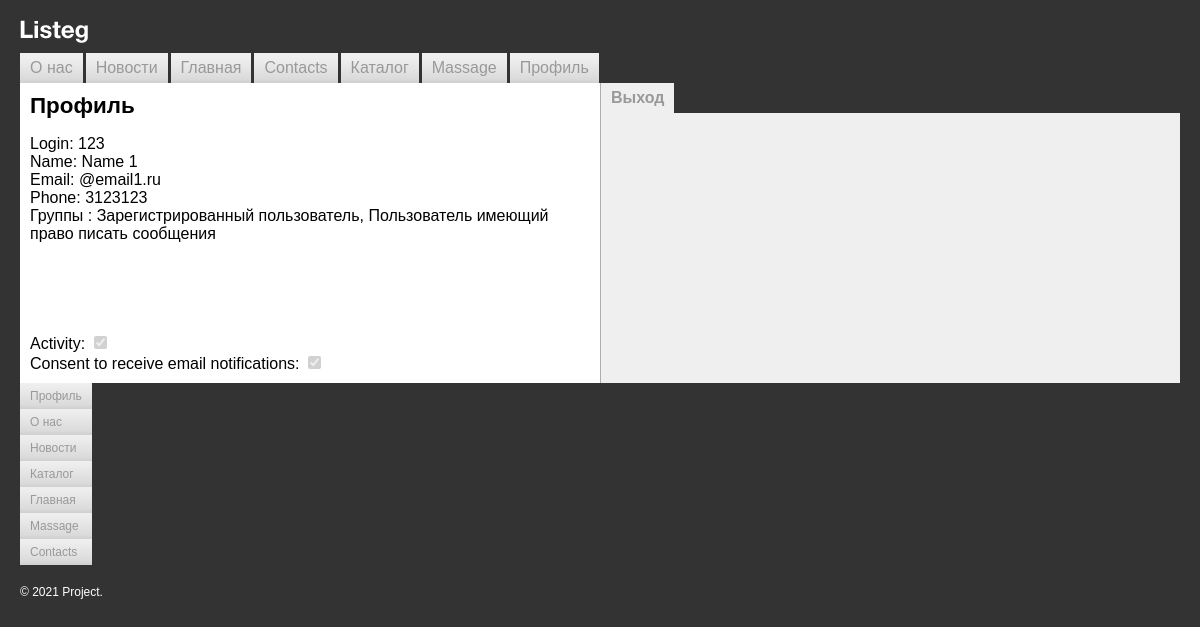
The app's page /route/Profile/index.php (signed in) with its own data.
### tables this page shows
CREATE TABLE `users` (
  `id` int NOT NULL AUTO_INCREMENT,
  `login` varchar(255) NOT NULL,
  `password` varchar(255) NOT NULL,
  `name` varchar(255) NOT NULL,
  `email` varchar(255) NOT NULL,
  `phone` varchar(255) NOT NULL,
  `activity` tinyint NOT NULL,
  `consent_to_receive_email_notifications` tinyint NOT NULL,
  PRIMARY KEY (`id`)
);

### include/success.php (called while the page is built, shortened)
<?php
$success = false;
$serverName = 'localhost';
$userName = 'root';
$userPassword = '123123';
$dbName = 'mysql';
$connection = mysqli_connect($serverName, $userName, $userPassword, $dbName);
if (mysqli_connect_errno()) {
	echo mysqli_error($connection);
} else {
	$result = mysqli_query($connection, "select login, password from lessons.users");
	while($row = mysqli_fetch_assoc($result)) {
		$logins[] = $row;
	}
}
foreach($logins as $key) {
	if (!empty ($_SESSION)) {
		if ($_SESSION['login'] == $key['login'] and $_SESSION['password'] == $key['password']) {
			$success = true;
		} else {
			$success = false;
		}
	}
	if ($success) {
		return $success;
		break;
	}
}
?>

### route/Profile/index.php (the view)
<?php
include $_SERVER['DOCUMENT_ROOT'] . '/templates /header.php';
function profile($connection) {
	if (mysqli_connect_errno()) {
		echo mysqli_error($connection);
	} else {
		$result = mysqli_query($connection,
		"SELECT u.*, g.name AS group_name FROM lessons.users AS u
		LEFT JOIN lessons.groups AS g ON u.id = g.user_id;");
		while($row = mysqli_fetch_assoc($result)) {
			if($row['login'] == $_SESSION['login']){
				$login = $row['login'];
				$name = $row['name'];
				$email = $row['email'];
				$phone = $row['phone'];
				$activity = $row['activity'];
				$receiveEmail = $row['consent_to_receive_email_notifications'];
				$groups[] = $row['group_name'];
			}
		}
	}
	$strGroup ="Группы : ";
	$checkActivity = (boolval($activity) ? 'checked' : '');
	$checkReceiveEmail = (boolval($receiveEmail)? 'checked' : '');
	echo 'Login: '. $login . '<br>';
	echo 'Name: '. $name . '<br>';
	echo 'Email: '. $email . '<br>';
	echo 'Phone: '. $phone . '<br>';
	foreach ($groups as $group){
		$strGroup .= $group . ", ";
	}
	$strGroup = substr($strGroup,0,-2);
	echo($strGroup. '<br>');
	echo'<br>'.'<br>'.'<br>'.'<br>'.'<br>';
	echo 'Activity: '. "<input type='checkbox' disabled=true " . $checkActivity .">". '<br>' ;
	echo 'Consent to receive email notifications: '. "<input type='checkbox' disabled=true "  . $checkReceiveEmail .">". '<br>' ;
}
?>
	<table width="100%" border="0" cellspacing="0" cellpadding="0">
    	<tr>
        	<td class="left-collum-index">
				<h1>Профиль</h1>
				<p><?=profile($connection)?><p>
			</td>
            <td class="right-collum-index">
				<div  class="project-folders-menu">
					<ul class="project-folders-v">
    					<?=Authorization()?>
				    <div class="clearfix"></div>
				</div>
			</td>
        </tr>
    </table>
<?include $_SERVER['DOCUMENT_ROOT'] . './templates /footer.php'?>

### styles.css (style rules this page uses)
body { background: #333333; padding: 20px; margin: 0; color: #000000; font-family: Arial, Helvetica, sans-serif; font-size: 12px; }
div { border: none; font-size: 1em; }
tr td { font-size: 1em; border: none; }
.clearfix::after { content: ""; display: table; clear: both; }
.left-collum-index { background: #ffffff; margin: 0; padding: 10px; width: 50%; vertical-align: top; }
.left-collum-index h1 { font-size: 1.4em; color: #000000; margin: 0 0 10px 0; }
.right-collum-index { background: #efefef; margin: 0; padding: 0; width: 50%; border-left: solid 1px #aeaeae; vertical-align: top; }
.project-folders-menu { background: #333333; margin: 0 0 10px 0; padding: 0 10px 0 0; }
.project-folders-v { margin: 0; padding: 0; }

### records on screen
users: login "123", name "Name 1", email "@email1.ru", phone "3123123"

### other values on screen
$key["title"] "О нас"
$key["title"] "Новости"
$key["title"] "Главная"
$key["title"] "Contacts"
$key["title"] "Каталог"
$key["title"] "Massage"
$key["title"] "Профиль"
$strGroup "Группы : Зарегистрированный пользователь, Пользователь имеющий право писать сообщения"
